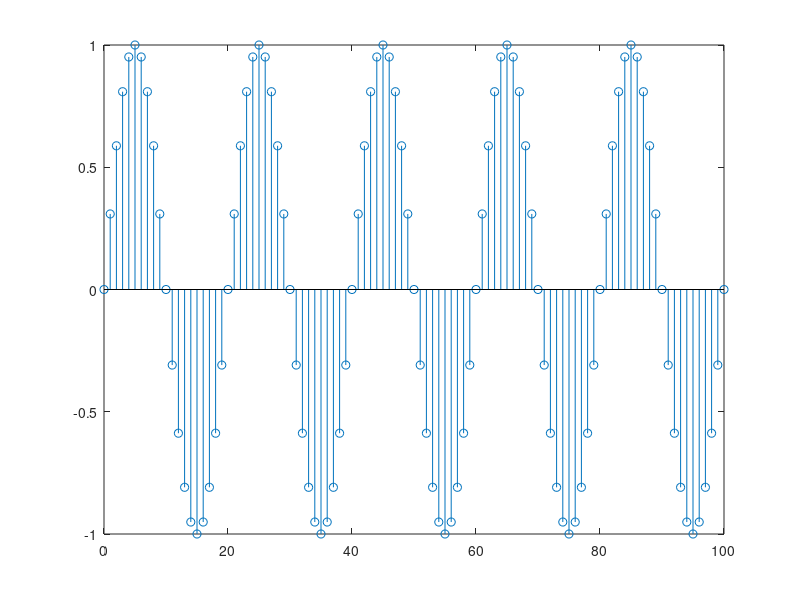

The MATLAB script that drew this image:
%% Assignment for FF
%% Part 1
x = linspace(0,1);
y = sin(2*pi*x);
plot(x,y);

%% Part 2
n = 0:100;
x = sin(1/10*pi*n);
stem(n,x)
%%  Text formatting
% You can even insert bodies of text in the form of comments
%%% Here are some text styles
% _ITALIC TEXT_
% *BOLD TEXT*
% |MONOSPACED TEXT|
%% Lists and other formats
% Preformatted text:
%
%  Preformatted text
%%% Here are some lists
% * Item 1
% * Item 2
%
% # Item 1
% # Item 2
%% Code Embedding
%
%   for i = 1:10
%       disp(x)
%   end
% 
%% External File Content Example
% This example includes the file contents of sine_wave.m into published
% output.
%
% <include>publish_helper.m</include>
%
%% Latex!
% This is an equation: $x^2+e^{\pi i}$.
% 
% $$e^{\pi j} + 1 = 0$$
%% Links
% For more information, see :
% <https://www.mathworks.com/help/matlab/matlab_prog/marking-up-matlab-comments-for-publishing.html documentation>
%%
%% HTML Markup Example
% This is a table:
%
% <html>
% <table border=1><tr><td>one</td><td>two</td></tr>
% <tr><td>three</td><td>four</td></tr></table>
% </html>
%
%% LaTeX Markup Example
% This is a table:
%
% <latex>
% \begin{tabular}{|c|c|} \hline
% $n$ & $n!$ \\ \hline
% 1 & 1 \\
% 2 & 2 \\
% 3 & 6 \\ \hline
% \end{tabular}
% </latex>